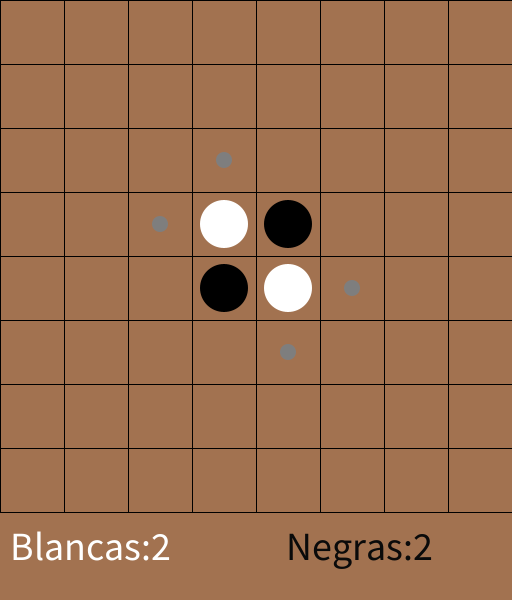
Frame 1 (no input)
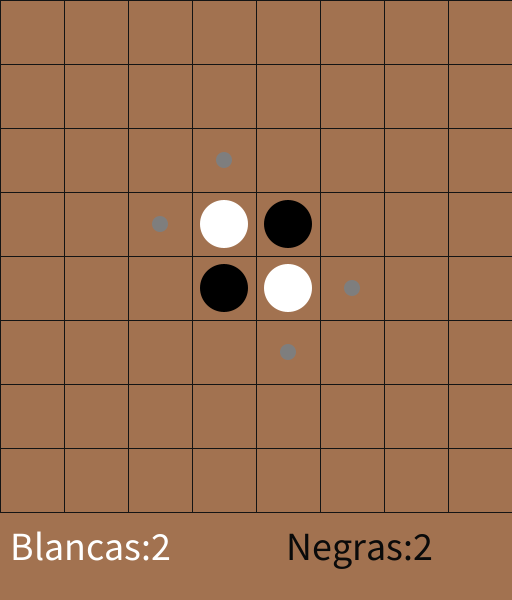
Frame 60 (the mouse pressed at the canvas centre just before this capture)
Frame 120 (the mouse held since frame 60 and released just before this capture): identical to frame 60, image omitted

The Processing sketch that drew these frames (run headless with seeded random() and noise(); from frame 60 on, the mouse is pressed at the canvas centre):

// Processing sketch: ReversiProgra
// ── ReversiProgra.pde
import java.util.Scanner;
import java.lang.Math;
/* Clase que emula un tablero para el juego de Othello */
class Tablero {
int[][] tablero;
int dimension;
boolean turno;
int negras;
int blancas;
/* Constructor */
Tablero(int N) {
this.tablero = new int[N][N];
this.dimension = N;
/* Las negras son false */
this.turno = false;
this.negras = 2;
this.blancas = 2;
/* Las cuatro n en el centro */
tablero[(this.dimension/2)-1][(this.dimension/2)-1] = 1;
tablero[(this.dimension/2)-1][this.dimension/2] = -1;
tablero[this.dimension/2][(this.dimension/2)-1] = -1;
tablero[this.dimension/2][this.dimension/2] = 1;
buscaTiradas();
}
void display() {
int recH = 512/this.dimension;
int recV = width/this.dimension;
for (int i = 0; i < this.dimension+1; i++) {
line(recH*i, 0, recH*i, 512);
line(0, recV*i, width, recV*i);
}
for (int i = 0; i < this.dimension; i++) {
for (int j = 0; j < this.dimension; j++) {
if (this.tablero[i][j] == 1) {
fill(255);
noStroke();
ellipse((j*recV) + (recV/2), (i*recV) + (recV/2), recV*3/4,
recV*3/4);
} else if (this.tablero[i][j] == -1) {
fill(0);
noStroke();
ellipse((j*recV) + (recV/2), (i*recV) + (recV/2), recV*3/4,
recV*3/4);
} else if (this.tablero[i][j] == 2) {
fill(126);
noStroke();
ellipse((j*recV) + (recV/2), (i*recV) + (recV/2), recV*1/4,
recV*1/4);
}

}
}
fill(162, 114, 80);
rect(10, 532, 250, 600);
textSize(40);
fill(255);
text("Blancas:"+ this.blancas, 10, 532, 250, 600);
fill(162, 114, 80);
rect(286, 532, 512, 600);
textSize(40);
fill(10);
text("Negras:"+ this.negras, 286, 532, 512, 600);
}
// Regresa el turno actual
boolean getTurno() {
return this.turno;
}
// Actualiza el turno.
void setTurno(boolean turno) {
this.turno = turno;
}
// Cuenta las fichas negras y blancas sobre el tablero.
void cuenta_fichas() {
int negras = 0;
int blancas = 0;
for (int i = 0; i < this.dimension; i++) {
for (int j = 0; j < this.dimension; j++) {
if (this.tablero[i][j] == 1) {
blancas++;
} else if (this.tablero[i][j] == -1) {
negras++;
}
}
}
this.negras = negras;
this.blancas = blancas;
}
// Actualiza valores, pone un 2 si es una tirada posible
void buscaTiradas() {
for (int i = 0; i < this.dimension; i++) {
for (int j = 0; j < this.dimension; j++) {
if (this.tablero[i][j] == 1 || this.tablero[i][j] == -1)
continue;
if (esTiradaValida(i, j)) {
// Actualizamos el valor para que aparezaca el circulito gris.
this.tablero[i][j] = 2;
} else if(this.tablero[i][j] == 2){
this.tablero[i][j] = 0;
}
}
}
}
// Dada una fila y una columna, tira esa ficha.
// Dada una fila y una columna, tira esa ficha.
void tira(int fila, int columna) { 
if (hayJugadaAbajo(fila,columna))	
	cambiaFichasAbajo(fila,columna);
if (hayJugadaArriba(fila,columna))	
	cambiaFichasArriba(fila,columna);
if (hayJugadaDerecha(fila,columna))	
	cambiaFichasDerecha(fila,columna);
if (hayJugadaIzquierda(fila,columna))	
	cambiaFichasIzquierda(fila,columna);
if (hayDiagonalSuperiorDer(fila,columna))	
	cambiaFichasDiagonalSupDer(fila,columna);
if (hayDiagonalSuperiorIzq(fila,columna))	
	cambiaFichasDiagonalSupIzq(fila,columna);
if (hayDiagonalInferiorDer(fila,columna))	
	cambiaFichasDiagonalInfDer(fila,columna);
if (hayDiagonalInferiorIzq(fila,columna))	
	cambiaFichasDiagonalInfIzq(fila,columna);
if (turno == true)
	tablero[fila][columna] = 1;
else 
	tablero[fila][columna] = -1;
}
void cambiaFichasAbajo(int fila,int columna){
// Les toca
	int f;
	if (turno == true)
		f = 1;
	else 
		f = -1;
	for (int i = fila - 1; i >= 0; i--)
		if (tablero[i][columna] == f)
			return;
		else
			tablero[i][columna] = f;
}
void cambiaFichasArriba(int fila,int columna){
// Les toca
	int f;
	if (turno == true)
		f = 1;
	else 
		f = -1;
	for (int i = fila + 1; i < dimension; i++)
		if (tablero[i][columna] == f)
			return;
		else
			tablero[i][columna] = f;
}
void cambiaFichasDerecha(int fila,int columna){
// Les toca
	int f;
	if (turno == true)
		f = 1;
	else
		f = -1;
	for (int i = columna - 1; i >= 0; i--)
		if (tablero[fila][i] == f)
			return;
		else
			tablero[fila][i] = f;
}
void cambiaFichasIzquierda(int fila,int columna){
// Les toca
	int f;
	if (turno == true)
		f = 1;
	else
		f = -1;
	for (int i = columna + 1; i < dimension; i++)
		if (tablero[fila][i] == f)
			return;
		else
			tablero[fila][i] = f;
}
void cambiaFichasDiagonalSupDer(int fila,int columna){
// Les toca
	int f;
	if (turno == true)
		f = 1;
	else
		f = -1;
	fila++;
	for (int i = columna - 1; i >= 0 && fila < dimension; i--) {
		if (tablero[fila][i] == f)
			return;
		else
			tablero[fila][i] = f;
		fila++;
	}
}
void cambiaFichasDiagonalSupIzq(int fila,int columna){
// Les toca
	int f;
	if (turno == true)
		f = 1;
	else
		f = -1;
	fila++;
	for (int i = columna + 1; i < dimension && fila < dimension; i++) {
		if (tablero[fila][i] == f)
			return;
		else
			tablero[fila][i] = f;
		fila++;
	}
}
void cambiaFichasDiagonalInfDer(int fila,int columna){
// Les toca
	int f;
	if (turno == true)
		f = 1;
	else
		f = -1;
	fila--;
	for (int i = columna - 1; i >= 0 && fila >= 0; i--) {
		if (tablero[fila][i] == f)
			return;
		else
			tablero[fila][i] = f;
		fila--;
	}

}
void cambiaFichasDiagonalInfIzq(int fila,int columna){
// Les toca
	int f;
	if (turno == true)
		f = 1;
	else
		f = -1;
	fila--;
	for (int i = columna + 1; i < dimension && fila >= 0; i++) {
		if (tablero[fila][i] == f)
			return;
		else
			tablero[fila][i] = f;
		fila--;
	}
}
// Dada una fila y una columna, determina si ahÃ- es un tiro vÃ¡lido
//para el turno que va a tirar.
boolean esTiradaValida(int fila, int columna) {
if (fila >= dimension || columna >= dimension)
	return false;
if (tablero[fila][columna] == 1 || tablero[fila][columna] == -1)
	return false;
boolean existeTirada = false;
existeTirada = existeTirada || hayDiagonalInferiorIzq(fila,columna);
existeTirada = existeTirada || hayDiagonalInferiorDer(fila,columna);
existeTirada = existeTirada || hayDiagonalSuperiorIzq(fila,columna);
existeTirada = existeTirada || hayDiagonalSuperiorDer(fila,columna);
existeTirada = existeTirada || hayJugadaIzquierda(fila,columna);
existeTirada = existeTirada || hayJugadaDerecha(fila,columna);
existeTirada = existeTirada || hayJugadaArriba(fila,columna);
existeTirada = existeTirada || hayJugadaAbajo(fila,columna);
return existeTirada;
}
/*Regresa true si el juego aun no termina. False en otro caso*/
boolean estaTerminado() {
// Les toca
int n = 0;
for (int i = 0; i < dimension; i++)
	for (int j = 0; j < dimension; j++)
		if (esTiradaValida(i,j))
			n++;
turno = !turno;
for (int i = 0; i < dimension; i++)
	for (int j = 0; j < dimension; j++)
		if (esTiradaValida(i,j))
			n++;
turno = !turno;
return n == 0;
}
/*Regresa el número de jugadas segun el turno*/
int nJugadas() {
	int nj = 0;
	for (int i = 0; i < dimension; i++)
	for (int j = 0; j < dimension; j++)
		if (tablero[i][j] == 2)
			nj++;
	return nj;
}

void sinMovimientos() {
	int c;
	if (turno == true)
		c = 255;
	else
		c = 20;
	fill(162, 114, 80);
	rect(0,200,512,100);
	fill(c);
	textSize(50);
	text("Sin movimientos",10, 210, 502, 240);
	stroke(20);
}

void ganador() {
	int c;
	fill(162, 114, 80);
	rect(0,200,512,100);
	if (negras == blancas) {
		fill(255,255,0);
		textSize(50);
		text("EMPATE",158, 218, 502, 240);
		stroke(20);
		return;
	}
	if (blancas > negras)
		c = 255;
	else
		c = 20;
	fill(c);
	textSize(50);
	text("GANADOR!!",120, 218, 502, 240);
	stroke(20);
}
boolean hayDiagonalInferiorIzq (int fila, int columna) {
// Les toca
	int f, contra, n = 0;
	boolean fcontra = false;
	if (turno == true)
		f = 1;
	else
		f = -1;
	contra = f*-1;
	fila--;
	for (int i = columna + 1; i < dimension && fila >= 0 && fcontra == false; i++) {
		if (fila == 0) {
			return false;
		} else if (tablero[fila][i] == contra) {
			n++;
		} else if (tablero[fila][i] == f) {
			fcontra = true;
		}else if (tablero[fila][i] != 1 && tablero[fila][i] != -1) {
			return false;
		}
		fila--;
	}
		if (n > 0 && fcontra == true)
		return true;
	return false;
}
boolean hayDiagonalSuperiorDer (int fila, int columna) {
// Les toca
	int f, contra, n = 0;
	boolean fcontra = false;
	if (turno == true)
		f = 1;
	else
		f = -1;
	contra = f*-1;
	fila++;
	for (int i = columna - 1; i >= 0 && fila < dimension && fcontra == false; i--) {
		if (fila == 0) {
			return false;
		} else if (tablero[fila][i] == contra) {
			n++;
		} else if (tablero[fila][i] == f) {
			fcontra = true;
		}else if (tablero[fila][i] != 1 && tablero[fila][i] != -1) {
			return false;
		}
		fila++;
	}
	if (n > 0 && fcontra == true)
		return true;
	return false;
}
boolean hayDiagonalSuperiorIzq (int fila, int columna) {
// Les toca
	int f, contra, n = 0;
	boolean fcontra = false;
	if (turno == true)
		f = 1;
	else
		f = -1;
	contra = f*-1;
	fila++;
	for (int i = columna + 1; i < dimension && fila < dimension && fcontra == false; i++) {
		if (fila == 0) {
			return false;
		} else if (tablero[fila][i] == contra) {
			n++;
		} else if (tablero[fila][i] == f) {
			fcontra = true;
		}else if (tablero[fila][i] != 1 && tablero[fila][i] != -1) {
			return false;
		}
		fila++;
	}
	if (n > 0 && fcontra == true)
		return true;
	return false;
}
boolean hayDiagonalInferiorDer (int fila, int columna) {
// Les toca
	int f, contra, n = 0;
	boolean fcontra = false;
	if (turno == true)
		f = 1;
	else
		f = -1;
	contra = f*-1;
	fila--;
	for (int i = columna - 1; i >= 0 && fila >= 0 && fcontra == false; i--) {
		if (fila == 0) {
			return false;
		} else if (tablero[fila][i] == contra) {
			n++;
		} else if (tablero[fila][i] == f) {
			fcontra = true;
		}else if (tablero[fila][i] != 1 && tablero[fila][i] != -1) {
			return false;
		}
		fila--;
	}
		if (n > 0 && fcontra == true)
			return true;
	return false;
}
boolean hayJugadaDerecha (int fila, int columna) {
// Les toca
	int f, contra, n = 0;
	if (turno == true)
		f = 1;
	else
		f = -1;
	contra = f*-1;
	boolean fcontra = false;
	for (int i = columna - 1; i >= 0 && fcontra == false; i--){
		if (tablero[fila][i] == contra)
			n++;
		if (tablero[fila][i] == f)
			fcontra = true;
		if (tablero[fila][i] == 0 || tablero[fila][i] == 2)
			return false;
	}
	if (n > 0 && fcontra == true)
		return true;
	return false;
}
boolean hayJugadaAbajo (int fila, int columna) {
// Les toca
	int f, contra, n = 0;
	if (turno == true)
		f = 1;
	else
		f = -1;
	contra = f*-1;
	boolean fcontra = false;
	for (int i = fila -1; i >= 0 && fcontra == false; i--){
		if (tablero[i][columna] == contra) {
			n++;
		} else if (tablero[i][columna] == f) {
			fcontra = true;
		}else if (tablero[i][columna] != 1 && tablero[fila][i] != -1) {
			return false;
		}
	}
	if (n > 0 && fcontra == true)
		return true;
	return false;
}
boolean hayJugadaArriba(int fila, int columna) {
// Les toca
	int f, contra, n = 0;
	if (turno == true)
		f = 1;
	else
		f = -1;
	contra = f*-1;
	boolean fcontra = false;
	for (int i = fila + 1; i < dimension && fcontra == false; i++){
		if (tablero[i][columna] == contra) {
			n++;
		} else if (tablero[i][columna] == f) {
			fcontra = true;
		}else if (tablero[i][columna] != 1 && tablero[fila][i] != -1) {
			return false;
		}
	}
	if (n > 0 && fcontra == true)
		return true;
	return false;
}

boolean hayJugadaIzquierda(int fila, int columna) {
// Les toca
	int f, contra, n = 0;
	if (turno)
		f = 1;
	else
		f = -1;
	contra = f*-1;
	boolean fcontra = false;
	for (int i = columna + 1; i < dimension && fcontra == false; i++){
		if (tablero[fila][i] == contra)
			n++;
		if (tablero[fila][i] == f)
			fcontra = true;
		if (tablero[fila][i] == 0 || tablero[fila][i] == 2)
			return false;
	}
	if (n > 0 && fcontra == true)
		return true;
	return false;
}
} /* Fin Clase Tablero */
Tablero tablero = new Tablero(8);
void setup() {
/* Configuraciones iniciales */
background(162, 114, 80);
size(512, 600);
}
void draw() {
/* Dibuja el tablero */
background(162, 114, 80);
tablero.display();
stroke(20);
if (tablero.estaTerminado() == true) {
	tablero.ganador();
} else if (tablero.nJugadas() == 0) {
	long tiempoInicial =  millis();
	tablero.sinMovimientos();
	if (mousePressed)
		tablero.turno = !tablero.turno;
	tablero.buscaTiradas();
	tablero.cuenta_fichas();
}
}
void mouseClicked() {
// Falso: negro True: Verdadero
int i = mouseY/(512/tablero.dimension);
int j = mouseX/(width/tablero.dimension);
if(tablero.esTiradaValida(i,j)){
tablero.tira(i,j);
// Cambiamos de turno.
tablero.turno = !tablero.turno;
tablero.buscaTiradas();
tablero.cuenta_fichas();
}
}
